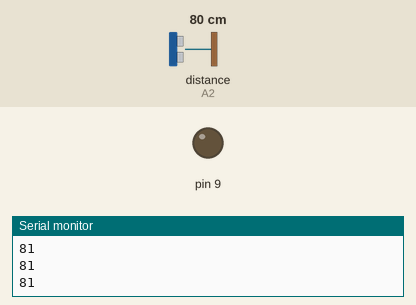
The sketch below on a simulated Arduino Uno, built with avr-gcc and run on an emulated ATmega328P. Shown: output pins drawn as LEDs (lit = HIGH), the last lines printed to the serial monitor. The test bench sets the inputs (shaded band); at power-on: distance to the obstacle (sensor on A2) 80 cm.

Above: at 1.2 s.
1.3 s: distance to the obstacle (sensor on A2) set to 11 cm
2.8 s: distance to the obstacle (sensor on A2) set to 8 cm
At 4.0 s:
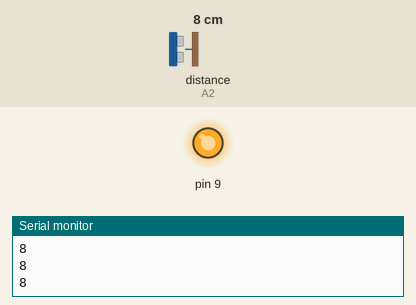
4.3 s: distance to the obstacle (sensor on A2) set to 18 cm
At 5.2 s:
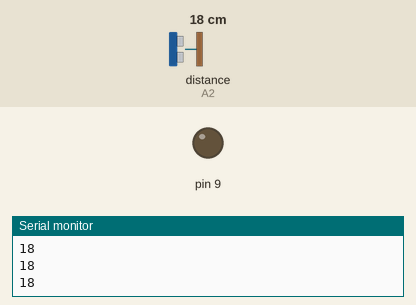
5.8 s: distance to the obstacle (sensor on A2) set to 2 cm
At 6.4 s:
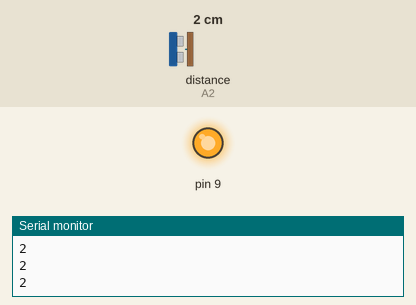
Timing chart, 0 to 8.3 s (numbered marks = the images above; inputs shaded):
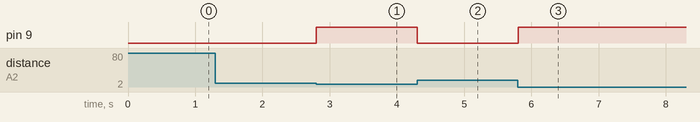

Measured:
- the behaviour switches between 10 and 9 cm on distance to the obstacle (sensor on A2) (found by bisection; images 0 and 1)
- after the input at 2.8 s, pin 9: LOW → HIGH at once
- after the input at 4.3 s, pin 9: HIGH → LOW at once
- after the input at 5.8 s, pin 9: LOW → HIGH at once

The sketch:

Data_transfer_code.ino.ino
```cpp
#include <NewPing.h>
NewPing sonar(A1,A2,255);
void setup() {
  // initialize serial communication:
  Serial.begin(9600);
  pinMode(9,OUTPUT);
}

void loop(){
  //read and print data
  Serial.println(sonar.ping_cm());
  if (sonar.ping_cm()<10){
    digitalWrite(9,HIGH);
  }
  else{
    digitalWrite(9,LOW);
  }
}
```
